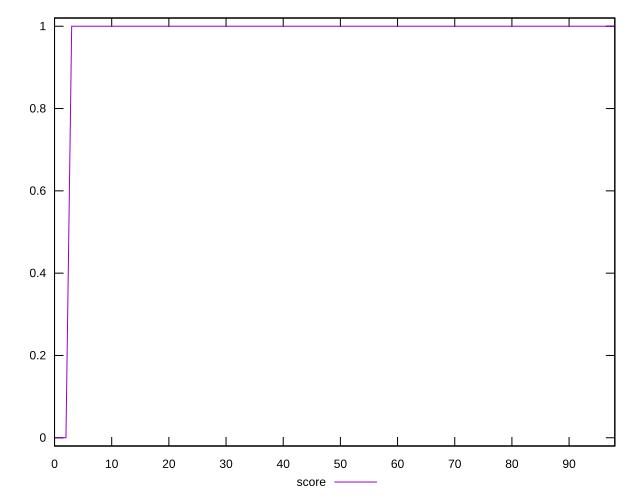

Generate this figure with gnuplot:
reset

$score <<EOF
0 0
1 0
2 0
3 1
4 1
5 1
7 1
8 1
9 1
10 1
11 1
12 1
13 1
14 1
15 1
17 1
18 1
20 1
21 1
23 1
24 1
26 1
29 1
30 1
31 1
32 1
33 1
35 1
36 1
37 1
38 1
39 1
43 1
44 1
45 1
46 1
48 1
49 1
50 1
52 1
53 1
54 1
55 1
56 1
57 1
58 1
59 1
60 1
63 1
64 1
65 1
66 1
67 1
68 1
69 1
70 1
71 1
73 1
77 1
78 1
79 1
80 1
82 1
84 1
85 1
86 1
87 1
88 1
89 1
93 1
94 1
95 1
96 1
97 1
98 1
EOF

set key outside below
set xrange [0:98]
set yrange [-0.02:1.02]
set trange [-0.02:1.02]
set terminal svg size 640, 500 enhanced background rgb 'white'
set output "report/report_00029_2021-02-24T13-36-40.390Z/third-party-summary/samples/card/score/values.svg"

plot $score title "score" with line

reset
